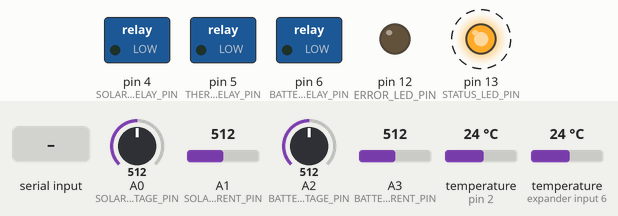
Bench run of a sketch on a simulated Arduino Uno, built with avr-gcc and run on an emulated ATmega328P. Shown: switched loads named in the sketch (green lamp = pin HIGH), output pins drawn as LEDs (lit = HIGH). Dashed ring = blinking. The test bench sets the inputs (shaded band); at power-on: A0 (SOLAR_VOLTAGE_PIN) = 512, A1 (SOLAR_CURRENT_PIN) = 512, A2 (BATTERY_VOLTAGE_PIN) = 512, A3 (BATTERY_CURRENT_PIN) = 512, temperature (sensors on pin 2, expander input 6) 24 °C. What the sketch prints to the serial monitor is not drawn.

Above: at 1.0 s.
At 1.7 s:
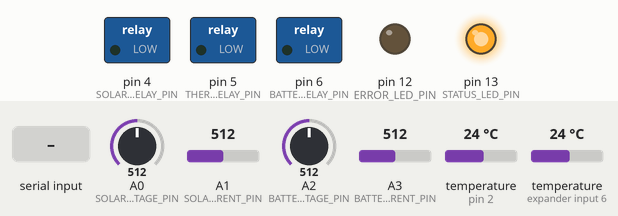
1.8 s: A0 (SOLAR_VOLTAGE_PIN) set to 716
At 2.07 s:
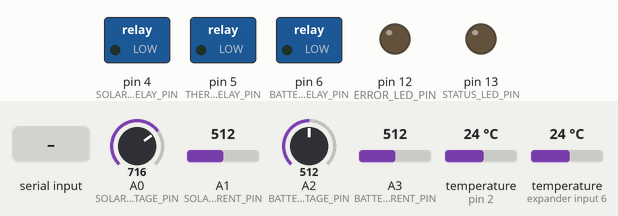
5.3 s: A1 (SOLAR_CURRENT_PIN) set to 716
9.3 s: A2 (BATTERY_VOLTAGE_PIN) set to 716
13.4 s: "solar\n" received over Serial
16.9 s: A3 (BATTERY_CURRENT_PIN) set to 992
23.1 s: "1\n" received over Serial
Timing chart, 0 to 27.6 s (numbered marks = the images above; inputs shaded):
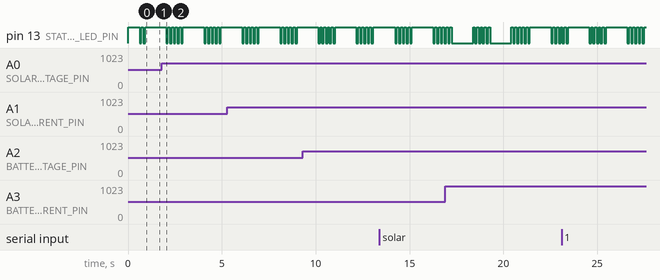

The sketch:

sensor_interface.ino
```cpp
/*
 * Dual Energy Source Sensor Arduino Code
 * =====================================
 *
 * This Arduino sketch collects sensor data for the dual energy source system:
 * - Solar panel voltage and current
 * - Thermal sensor readings
 * - Battery monitoring
 * - Environmental sensors
 *
 * The data is sent to Raspberry Pi via Serial communication in JSON format.
 *
 * Hardware Connections:
 * - A0: Solar voltage divider (0-20V -> 0-5V)
 * - A1: Solar current sensor (ACS712 or similar)
 * - A2: Battery voltage divider
 * - A3: Battery current sensor
 * - A4: SDA (I2C for additional sensors)
 * - A5: SCL (I2C for additional sensors)
 * - D2: DS18B20 temperature sensor (OneWire)
 * - D3: DHT22 humidity sensor
 * - D4-D7: Available for relay control or additional sensors
 *
 * Author: AI Assistant
 * Date: August 2025
 */

#include <OneWire.h>
#include <DallasTemperature.h>
#include <ArduinoJson.h>

// Pin definitions
#define SOLAR_VOLTAGE_PIN A0
#define SOLAR_CURRENT_PIN A1
#define BATTERY_VOLTAGE_PIN A2
#define BATTERY_CURRENT_PIN A3
#define TEMP_SENSOR_PIN 2
#define DHT_PIN 3

// Relay control pins (optional - can be controlled by RPi instead)
#define SOLAR_RELAY_PIN 4
#define THERMAL_RELAY_PIN 5
#define BATTERY_RELAY_PIN 6

// LED indicator pins
#define STATUS_LED_PIN 13
#define ERROR_LED_PIN 12

// Temperature sensor setup
OneWire oneWire(TEMP_SENSOR_PIN);
DallasTemperature tempSensors(&oneWire);

// Sensor calibration constants
const float VOLTAGE_DIVIDER_RATIO = 4.0;  // 20V -> 5V divider
const float CURRENT_SENSOR_SENSITIVITY = 0.1;  // 100mV/A for ACS712-5A
const float CURRENT_SENSOR_OFFSET = 2.5;  // Zero current offset voltage
const float VREF = 5.0;  // Arduino reference voltage

// Timing variables
unsigned long lastReading = 0;
const unsigned long READING_INTERVAL = 1000;  // 1 second between readings

// Data smoothing arrays
const int SAMPLES = 5;
float solarVoltageBuffer[SAMPLES];
float solarCurrentBuffer[SAMPLES];
float batteryVoltageBuffer[SAMPLES];
float batteryCurrentBuffer[SAMPLES];
int bufferIndex = 0;

void setup() {
  // Initialize serial communication
  Serial.begin(9600);

  // Initialize pins
  pinMode(STATUS_LED_PIN, OUTPUT);
  pinMode(ERROR_LED_PIN, OUTPUT);
  pinMode(SOLAR_RELAY_PIN, OUTPUT);
  pinMode(THERMAL_RELAY_PIN, OUTPUT);
  pinMode(BATTERY_RELAY_PIN, OUTPUT);

  // Initialize temperature sensors
  tempSensors.begin();

  // Initialize smoothing buffers
  for (int i = 0; i < SAMPLES; i++) {
    solarVoltageBuffer[i] = 0;
    solarCurrentBuffer[i] = 0;
    batteryVoltageBuffer[i] = 0;
    batteryCurrentBuffer[i] = 0;
  }

  // Signal successful initialization
  digitalWrite(STATUS_LED_PIN, HIGH);
  delay(500);
  digitalWrite(STATUS_LED_PIN, LOW);

  Serial.println("{\"status\":\"Arduino sensor interface initialized\"}");
}

void loop() {
  // Check if it's time for a new reading
  if (millis() - lastReading >= READING_INTERVAL) {
    collectAndSendData();
    lastReading = millis();
  }

  // Check for commands from Raspberry Pi
  if (Serial.available()) {
    processCommand();
  }

  // Blink status LED to show activity
  digitalWrite(STATUS_LED_PIN, !digitalRead(STATUS_LED_PIN));
  delay(100);
}

void collectAndSendData() {
  // Read raw sensor values
  float solarVoltage = readVoltage(SOLAR_VOLTAGE_PIN) * VOLTAGE_DIVIDER_RATIO;
  float solarCurrent = readCurrent(SOLAR_CURRENT_PIN);
  float batteryVoltage = readVoltage(BATTERY_VOLTAGE_PIN) * VOLTAGE_DIVIDER_RATIO;
  float batteryCurrent = readCurrent(BATTERY_CURRENT_PIN);

  // Update smoothing buffers
  solarVoltageBuffer[bufferIndex] = solarVoltage;
  solarCurrentBuffer[bufferIndex] = solarCurrent;
  batteryVoltageBuffer[bufferIndex] = batteryVoltage;
  batteryCurrentBuffer[bufferIndex] = batteryCurrent;

  bufferIndex = (bufferIndex + 1) % SAMPLES;

  // Calculate smoothed values
  float smoothedSolarVoltage = calculateAverage(solarVoltageBuffer);
  float smoothedSolarCurrent = calculateAverage(solarCurrentBuffer);
  float smoothedBatteryVoltage = calculateAverage(batteryVoltageBuffer);
  float smoothedBatteryCurrent = calculateAverage(batteryCurrentBuffer);

  // Read temperature sensors
  tempSensors.requestTemperatures();
  float ambientTemp = tempSensors.getTempCByIndex(0);
  float batteryTemp = tempSensors.getTempCByIndex(1);

  // Read humidity (simplified - in practice would use DHT22 library)
  float humidity = readHumidity();

  // Calculate derived values
  float solarPower = smoothedSolarVoltage * smoothedSolarCurrent;
  float batteryPower = smoothedBatteryVoltage * smoothedBatteryCurrent;
  float batterySoC = calculateBatterySoC(smoothedBatteryVoltage);

  // Create JSON data packet
  StaticJsonDocument<512> doc;

  // Solar data
  doc["solar"]["voltage"] = roundToTwo(smoothedSolarVoltage);
  doc["solar"]["current"] = roundToTwo(smoothedSolarCurrent);
  doc["solar"]["power"] = roundToTwo(solarPower);

  // Battery data
  doc["battery"]["voltage"] = roundToTwo(smoothedBatteryVoltage);
  doc["battery"]["current"] = roundToTwo(smoothedBatteryCurrent);
  doc["battery"]["power"] = roundToTwo(batteryPower);
  doc["battery"]["soc"] = roundToTwo(batterySoC);
  doc["battery"]["temperature"] = roundToTwo(batteryTemp);

  // Environmental data
  doc["environment"]["temperature"] = roundToTwo(ambientTemp);
  doc["environment"]["humidity"] = roundToTwo(humidity);

  // System data
  doc["system"]["timestamp"] = millis();
  doc["system"]["uptime"] = millis() / 1000;
  doc["system"]["relay_states"]["solar"] = digitalRead(SOLAR_RELAY_PIN);
  doc["system"]["relay_states"]["thermal"] = digitalRead(THERMAL_RELAY_PIN);
  doc["system"]["relay_states"]["battery"] = digitalRead(BATTERY_RELAY_PIN);

  // Send JSON data
  serializeJson(doc, Serial);
  Serial.println();
}

float readVoltage(int pin) {
  int rawValue = analogRead(pin);
  return (rawValue / 1023.0) * VREF;
}

float readCurrent(int pin) {
  int rawValue = analogRead(pin);
  float voltage = (rawValue / 1023.0) * VREF;
  float current = (voltage - CURRENT_SENSOR_OFFSET) / CURRENT_SENSOR_SENSITIVITY;
  return max(0.0, current);  // Current cannot be negative in this application
}

float readHumidity() {
  // Simplified humidity reading - replace with actual DHT22 implementation
  // For now, return a simulated value based on temperature
  float temp = tempSensors.getTempCByIndex(0);
  return constrain(60 + (25 - temp) * 2, 30, 90);  // Rough inverse relationship
}

float calculateBatterySoC(float voltage) {
  // Simple linear approximation for 12V lead-acid battery
  // Should be calibrated for specific battery chemistry
  const float MIN_VOLTAGE = 10.5;  // 0% SoC
  const float MAX_VOLTAGE = 13.8;  // 100% SoC

  float soc = ((voltage - MIN_VOLTAGE) / (MAX_VOLTAGE - MIN_VOLTAGE)) * 100.0;
  return constrain(soc, 0, 100);
}

float calculateAverage(float buffer[]) {
  float sum = 0;
  for (int i = 0; i < SAMPLES; i++) {
    sum += buffer[i];
  }
  return sum / SAMPLES;
}

float roundToTwo(float value) {
  return round(value * 100) / 100.0;
}

void processCommand() {
  String command = Serial.readStringUntil('\n');
  command.trim();

  StaticJsonDocument<256> cmdDoc;
  DeserializationError error = deserializeJson(cmdDoc, command);

  if (error) {
    Serial.println("{\"error\":\"Invalid JSON command\"}");
    return;
  }

  // Process relay control commands
  if (cmdDoc.containsKey("relay")) {
    String relayType = cmdDoc["relay"]["type"];
    bool state = cmdDoc["relay"]["state"];

    if (relayType == "solar") {
      digitalWrite(SOLAR_RELAY_PIN, state);
      Serial.println("{\"response\":\"Solar relay updated\"}");
    }
    else if (relayType == "thermal") {
      digitalWrite(THERMAL_RELAY_PIN, state);
      Serial.println("{\"response\":\"Thermal relay updated\"}");
    }
    else if (relayType == "battery") {
      digitalWrite(BATTERY_RELAY_PIN, state);
      Serial.println("{\"response\":\"Battery relay updated\"}");
    }
    else {
      Serial.println("{\"error\":\"Unknown relay type\"}");
    }
  }

  // Process calibration commands
  else if (cmdDoc.containsKey("calibrate")) {
    String sensor = cmdDoc["calibrate"];

    if (sensor == "all") {
      calibrateAllSensors();
      Serial.println("{\"response\":\"All sensors calibrated\"}");
    }
    else {
      Serial.println("{\"error\":\"Unknown calibration command\"}");
    }
  }

  // Process status request
  else if (cmdDoc.containsKey("status")) {
    sendStatusReport();
  }

  else {
    Serial.println("{\"error\":\"Unknown command\"}");
  }
}

void calibrateAllSensors() {
  // Perform sensor calibration routine
  // This would typically involve:
  // 1. Zero current sensor offsets
  // 2. Calibrate voltage dividers with known reference
  // 3. Temperature sensor offset correction

  // For now, just reset smoothing buffers
  for (int i = 0; i < SAMPLES; i++) {
    solarVoltageBuffer[i] = 0;
    solarCurrentBuffer[i] = 0;
    batteryVoltageBuffer[i] = 0;
    batteryCurrentBuffer[i] = 0;
  }
  bufferIndex = 0;
}

void sendStatusReport() {
  StaticJsonDocument<256> status;

  status["arduino_status"] = "running";
  status["uptime_seconds"] = millis() / 1000;
  status["temperature_sensors"] = tempSensors.getDeviceCount();
  status["relay_control"] = "enabled";
  status["smoothing_samples"] = SAMPLES;
  status["reading_interval_ms"] = READING_INTERVAL;

  serializeJson(status, Serial);
  Serial.println();
}

// Error handling function
void handleError(String errorMsg) {
  digitalWrite(ERROR_LED_PIN, HIGH);

  StaticJsonDocument<128> error;
  error["error"] = errorMsg;
  error["timestamp"] = millis();

  serializeJson(error, Serial);
  Serial.println();

  delay(1000);
  digitalWrite(ERROR_LED_PIN, LOW);
}
```
